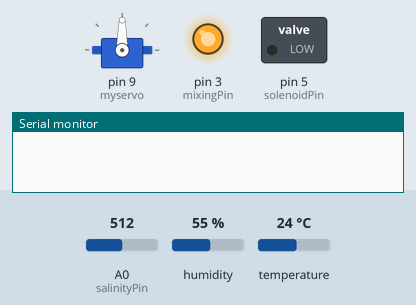
Bench run of a sketch on a simulated Arduino Uno, built with avr-gcc and run on an emulated ATmega328P. On the bench: servo, switched loads named in the sketch (green lamp = pin HIGH), output pins drawn as LEDs (lit = HIGH), the last lines printed to the serial monitor. The test bench sets the inputs (shaded band); at power-on: A0 (salinityPin) = 512, humidity 55 %, temperature 24 °C.

Above: at 0.1 s.
At 4.1 s:
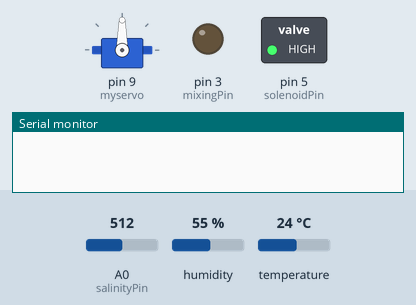
At 14.8 s:
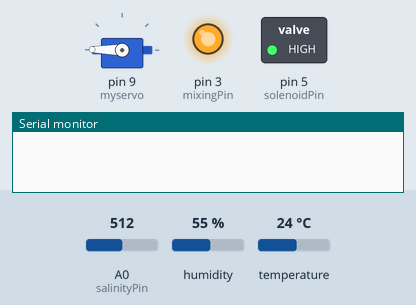
At 21.5 s:
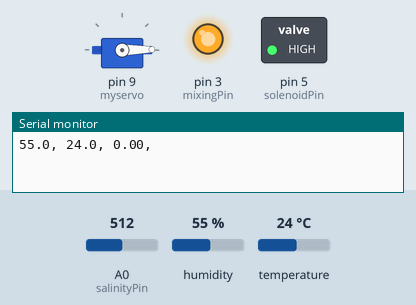
Timing chart, 0 to 23.0 s (numbered marks = the images above):
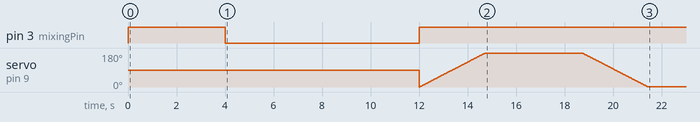

The sketch:

SalinitySensor.ino
```cpp
// AUTHOR: Joshwa Moellenkamp

// Include the library dependency for the humidity/tempurature sensor
#include <dht.h>
// Include the library dependency for the servo
#include <Servo.h>

// Initializations
dht DHT;       // Tempurature sensor
Servo myservo; // Servo

// Digital Pins
int DHT11_PIN   = 6; // PIN that will read the signal from the Tempurature Sensor
int solenoidPin = 5; // PIN that will write a digital LOW to trigger the relay and turn on the solenoid
int mixingPin   = 3; // PIN that will write a digital LOW to trigger the relay and turn on the mixing fan

// Analog Pins
int salinityPin = 0; // PIN that will read the signal from the Salinity Sensor

// Variables
int pos         = 0; // Hold the position of the servo arm
double constant  = .0000002323057; // The constant for our salinity calculation
double e         = 2.718; // The mathematical constant e

/////////////////////////////////////////////////////////////////////////////////////////////////////////
/////////////////////////////////////////////////////////////////////////////////////////////////////////
// USER DECLARATIONS DETERMINING THE FUNCTIONALITY OF THE PROGRAM GO HERE ///////////////////////////////
/////////////////////////////////////////////////////////////////////////////////////////////////////////
/////////////////////////////////////////////////////////////////////////////////////////////////////////
int reservoirTime = 4000; // The amount of time that the solenoid will open the reservoir for.
int mixTime       = 8000; // The amount of time that the mixing plate will spin for.
int hopperTime    = 4000; // The amount of time that the servo will leave the hopper open for.
/////////////////////////////////////////////////////////////////////////////////////////////////////////
/////////////////////////////////////////////////////////////////////////////////////////////////////////
/////////////////////////////////////////////////////////////////////////////////////////////////////////
/////////////////////////////////////////////////////////////////////////////////////////////////////////

// Setup method for the program.
void setup()
{
  Serial.begin(9600);

  // Set the pin mode for the relay pins.
  pinMode(mixingPin, OUTPUT);
  pinMode(solenoidPin, OUTPUT);

  // Behavior for the output pins will be random unless explicitly set here.
  digitalWrite(mixingPin, HIGH);
  digitalWrite(solenoidPin, HIGH);

  // Declare the pin that the servo will use for signal.
  myservo.attach(9);

  // Call the dumpReservoir() method.
  dumpReservoir();

  // Call the mix() method to agitate the mixture.
  mix();

  // Call the dumpBeads() method to add the beads.
  dumpBeads();

  // Print the headers for the serial monitor.
  // Serial.println("Time, Humidity (%), Tempurature (C), Salinity (g/liter)"); // No longer needed with 'Processing' taking care of
}

// Method that will dump the solution.
void dumpReservoir()
{
  // Serial.print("Dumping reservoir for ");
  // Serial.print(reservoirTime/1000);
  // Serial.print(" seconds... ");

  // Activate the solenoid by grounding the input on the relay.
  digitalWrite(solenoidPin, LOW);

  // The following line will determine how long the solenoids will stay open.
  delay(reservoirTime);

  // Deactivate the solenoid as the process has been finished.
  digitalWrite(solenoidPin, HIGH);

  // Serial.println("Finished.");
}

// Method that will turn on the mixer.
void mix()
{
  // Serial.print("Mixing solution for ");
  // Serial.print(mixTime/1000);
  // Serial.print(" seconds... ");

  // Turn on the relay.
  digitalWrite(mixingPin, LOW);

  // The following line will determine how long the mixer will run.
  delay(mixTime);

  // Turn off the relay.
  digitalWrite(mixingPin, HIGH);

  // Serial.println("Finished.");
}

// Method that will activate the bead hopper.
void dumpBeads()
{
  // Serial.print("Opening bead hopper for ");
  // Serial.print(hopperTime/1000);
  // Serial.print(" seconds... ");

  // Open the servo arm with this for loop.
  for(pos = 0; pos < 180; pos += 1)  // goes from 0 degrees to 180 degrees
  {                                  // in steps of 1 degree
    myservo.write(pos);              // tell servo to go to position in variable 'pos'
    delay(15);                       // waits 15ms for the servo to reach the position
  }

  // Keep the servo arm open for the time specified.
  delay(hopperTime);

  // Close the servo arm with this loop.
  for(pos = 180; pos>=1; pos-=1)     // goes from 180 degrees to 0 degrees
  {
    myservo.write(pos);              // tell servo to go to position in variable 'pos'
    delay(15);                       // waits 15ms for the servo to reach the position
  }

  // Serial.println("Finished.");
}

// Check the salinity and ambient data readings every 2 seconds
void loop()
{
  // Read data from the tempurature sensor, save the information in variable 'chk'.
  int chk = DHT.read11(DHT11_PIN);

  // Read analog input from the salinity sensor, save the reading to variable 'salinityReading'.
  float salinityReading = analogRead(salinityPin);
  // Convert this reading to a voltage
  float convertedSalinity = (salinityReading / 1023.0) * 5;
  // Plug this voltage into the salinity formula, y = 119.24 x - 388.83
  double salinity = (119.24 * convertedSalinity) - 388.83;

  // Because the arduino can't handle exponential calculations, the formula can be a bit erratic
  // when the sensor reading is low. This if sets the lower bound for salinity to 0.
  if(salinity < 0.0) {
    salinity = 0.0;
  }

  // Write out the collected data to the serial monitor.
  Serial.print(DHT.humidity, 1);
  Serial.print(", ");
  Serial.print(DHT.temperature, 1);
  Serial.print(", ");
  Serial.print(salinity);
  Serial.println(", ");

  // Wait for two seconds before looping again.
  delay(2000);
}
```
